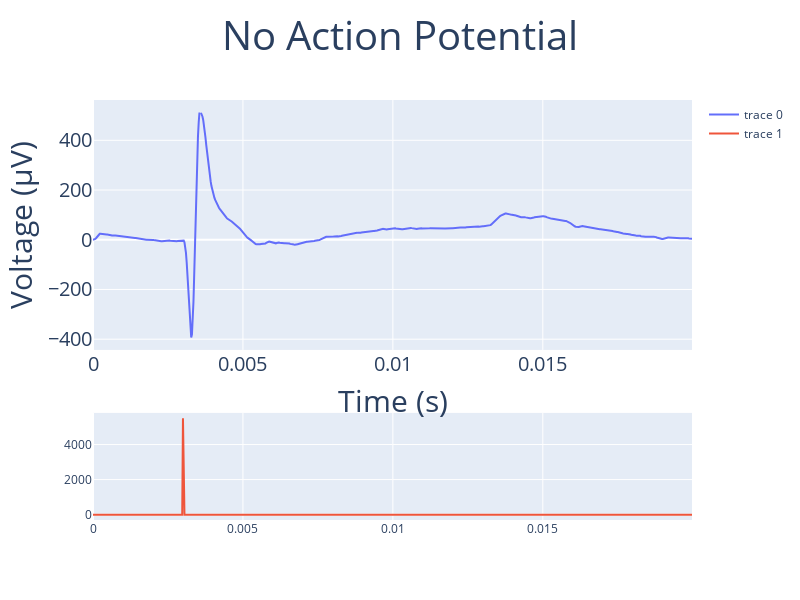

The notebook cell this image was saved under:
### Code cell
def plot_ap_sig(df, title):
    fig = make_subplots(rows=2, cols=1, row_heights=[0.7, 0.3])
    fig.add_trace(
        go.Scatter(x=df['time'], y=df['signal'], marker_opacity=0),
        row=1,
        col=1
    )

    fig.add_trace(
        go.Scatter(x=df['time'], y=df['stimulus'], marker_opacity=0),
        row=2,
        col=1
    )
    
    fig.update_yaxes(title_text='Voltage', row=1, col=1)

    fig.update_layout(
        width=800,
        height=600,
        title=dict(text=title, x=0.5, font_size=40),
        xaxis=dict(title_text='Time (s)', title_font_size=30, tickfont_size=20),
        yaxis=dict(title_text='Voltage (μV)', title_font_size=30, tickfont_size=20)
    )
    return fig

ap_dir = 'select_ap_signals'

no_ap = pd.read_excel(f'{ap_dir}/trial11.xlsx')
no_ap_fig = plot_ap_sig(no_ap, 'No Action Potential')
no_ap_fig.show()

### Figure 1 — Plotly figure (JSON) as saved in the notebook; plotly's stock layout.template omitted (floating-point values rounded to 4 significant figures; data arrays with more than 128 entries replaced by an {"elided": "..."} marker saying what was removed)
{"data": [{"marker": {"opacity": 0}, "type": "scatter", "x": {"elided": "800 float values"}, "xaxis": "x", "y": {"elided": "800 float values"}, "yaxis": "y"}, {"marker": {"opacity": 0}, "type": "scatter", "x": {"elided": "800 float values"}, "xaxis": "x2", "y": {"elided": "800 float values"}, "yaxis": "y2"}], "layout": {"height": 600, "title": {"font": {"size": 40}, "text": "No Action Potential", "x": 0.5}, "width": 800, "xaxis": {"anchor": "y", "domain": [0, 1], "tickfont": {"size": 20}, "title": {"font": {"size": 30}, "text": "Time (s)"}}, "xaxis2": {"anchor": "y2", "domain": [0, 1]}, "yaxis": {"anchor": "x", "domain": [0.405, 1], "tickfont": {"size": 20}, "title": {"font": {"size": 30}, "text": "Voltage (μV)"}}, "yaxis2": {"anchor": "x2", "domain": [0, 0.255]}}}
